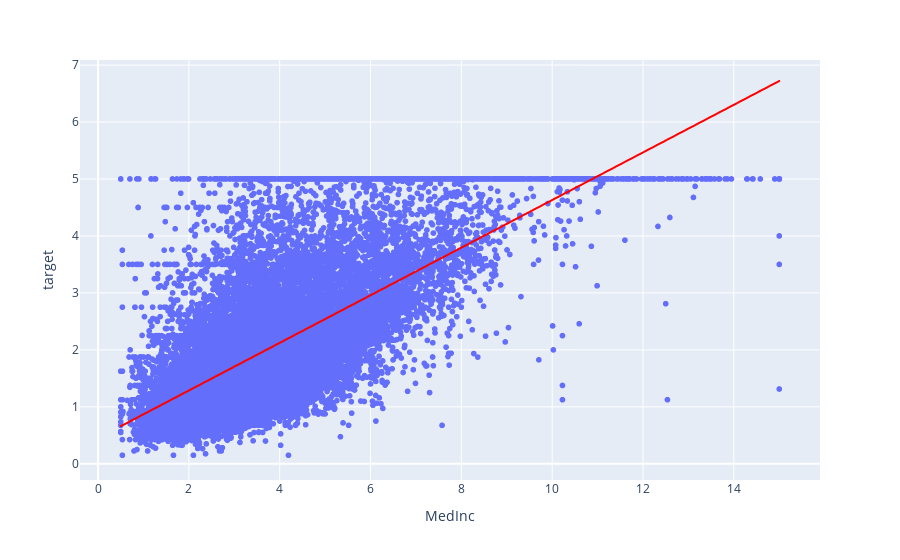

Notebook source saved alongside this figure:
### Code cell
import plotly.express as px
px.scatter(x, x='MedInc', y='target', trendline='ols', trendline_color_override='red')

### Figure 1 — Plotly figure (JSON) as saved in the notebook; plotly's stock layout.template omitted (floating-point values rounded to 4 significant figures; data arrays with more than 128 entries replaced by an {"elided": "..."} marker saying what was removed)
{"data": [{"hovertemplate": "MedInc=%{x}<br>target=%{y}<extra></extra>", "legendgroup": "", "marker": {"color": "#636efa", "symbol": "circle"}, "mode": "markers", "name": "", "showlegend": false, "type": "scattergl", "x": {"elided": "20640 float values"}, "xaxis": "x", "y": {"elided": "20640 float values"}, "yaxis": "y"}, {"hovertemplate": "<b>OLS trendline</b><br>target = 0.417938 * MedInc + 0.450856<br>R<sup>2</sup>=0.473447<br><br>MedInc=%{x}<br>target=%{y} <b>(trend)</b><extra></extra>", "legendgroup": "", "line": {"color": "red"}, "marker": {"color": "#636efa", "symbol": "circle"}, "mode": "lines", "name": "", "showlegend": false, "type": "scattergl", "x": {"elided": "20640 float values"}, "xaxis": "x", "y": {"elided": "20640 float values"}, "yaxis": "y"}], "layout": {"legend": {"tracegroupgap": 0}, "margin": {"t": 60}, "xaxis": {"anchor": "y", "domain": [0, 1], "title": {"text": "MedInc"}}, "yaxis": {"anchor": "x", "domain": [0, 1], "title": {"text": "target"}}}}
